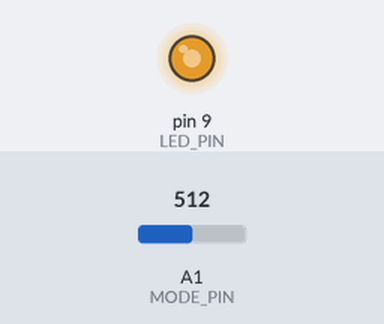
The sketch below on a simulated Arduino Uno, built with avr-gcc and run on an emulated ATmega328P. Shown: output pins drawn as LEDs (lit = HIGH). Inputs (shaded band) come from the test bench; at power-on: A1 (MODE_PIN) = 512. Random numbers use the default seed unless the sketch sets one.

Above: at 1.2 s.
1.3 s: A1 (MODE_PIN) set to 351
At 2.56 s:
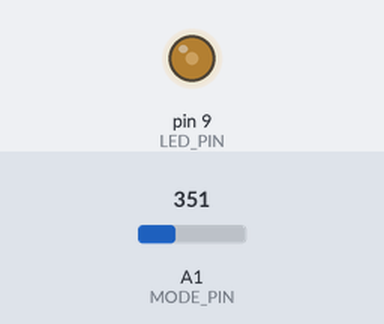
4.3 s: A1 (MODE_PIN) set to 322
At 5.32 s:
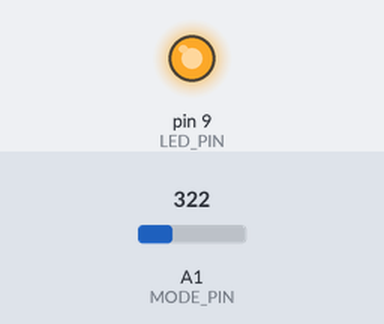
7.3 s: A1 (MODE_PIN) set to 1023
At 7.9 s:
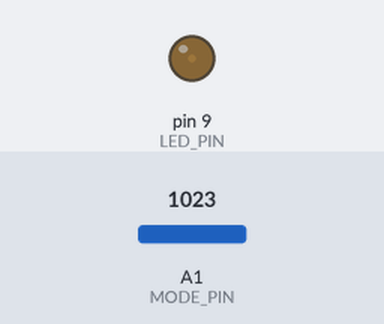
Timing chart, 0 to 16.3 s (numbered marks = the images above; inputs shaded):
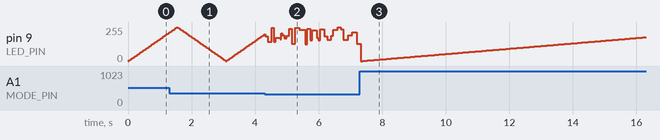

Measured:
- the behaviour switches between 341 and 340 on A1 (MODE_PIN) (found by bisection; images 1 and 2)

The sketch:

BookNookLighting_UniversalController.ino
```cpp
/*
  BookNookLighting_UniversalController.ino
  ----------------------------------------------------
  Universal, multi-mode lighting controller for book nooks.
  Supports:
   - Candle flicker
   - Breathing light
   - Motion trigger
   - Day/Night fade
  ----------------------------------------------------
  Select mode with:
   • MODE_PIN: DIP switch or jumper (binary read)
   • Or set mode manually below
  ----------------------------------------------------
  Compatible with Arduino Nano, Uno, or ESP32 (5V logic)
*/

#define LED_PIN 9
#define MOTION_PIN 2
#define LDR_PIN A0
#define MODE_PIN A1 // optional selector switch

// Uncomment to lock a mode manually
//#define FIXED_MODE 1   // 1=Candle, 2=Breathing, 3=Motion, 4=DayNight

// --- Settings ---
int brightness = 180;
const unsigned long TIMEOUT = 10000; // motion timeout (ms)

// --- Variables ---
int mode = 1;
unsigned long lastMotion = 0;
bool lightOn = false;

void setup() {
  pinMode(LED_PIN, OUTPUT);
  pinMode(MOTION_PIN, INPUT);
  pinMode(LDR_PIN, INPUT);
  pinMode(MODE_PIN, INPUT_PULLUP);
  Serial.begin(9600);
}

void loop() {
#ifdef FIXED_MODE
  mode = FIXED_MODE;
#else
  mode = map(analogRead(MODE_PIN), 0, 1023, 1, 4); // read switch or pot
#endif

  switch (mode) {
    case 1: candleFlicker(); break;
    case 2: breathingLight(); break;
    case 3: motionTrigger(); break;
    case 4: dayNightCycle(); break;
    default: analogWrite(LED_PIN, 0); break;
  }
}

// ------------------------------------------------------------
// Mode 1: Candle Flicker
// ------------------------------------------------------------
void candleFlicker() {
  int flicker = random(120, 255);
  analogWrite(LED_PIN, flicker);
  delay(random(30, 150));
}

// ------------------------------------------------------------
// Mode 2: Breathing Light
// ------------------------------------------------------------
void breathingLight() {
  static int brightness = 0;
  static int fadeAmount = 5;

  analogWrite(LED_PIN, brightness);
  brightness += fadeAmount;

  if (brightness <= 0 || brightness >= 255) fadeAmount = -fadeAmount;
  delay(30);
}

// ------------------------------------------------------------
// Mode 3: Motion Triggered Light
// ------------------------------------------------------------
void motionTrigger() {
  if (digitalRead(MOTION_PIN) == HIGH) {
    analogWrite(LED_PIN, 255);
    lightOn = true;
    lastMotion = millis();
  }

  if (lightOn && millis() - lastMotion > TIMEOUT) {
    analogWrite(LED_PIN, 0);
    lightOn = false;
  }
  delay(100);
}

// ------------------------------------------------------------
// Mode 4: Day/Night Fade Cycle
// ------------------------------------------------------------
void dayNightCycle() {
  const int STEP_DELAY = 50;
  const int CYCLE_TIME = 60000;

  for (int b = 0; b <= 255; b++) {
    analogWrite(LED_PIN, b);
    delay(STEP_DELAY);
  }
  delay(CYCLE_TIME / 4);

  for (int b = 255; b >= 0; b--) {
    analogWrite(LED_PIN, b);
    delay(STEP_DELAY);
  }
  delay(CYCLE_TIME / 2);
}
```
